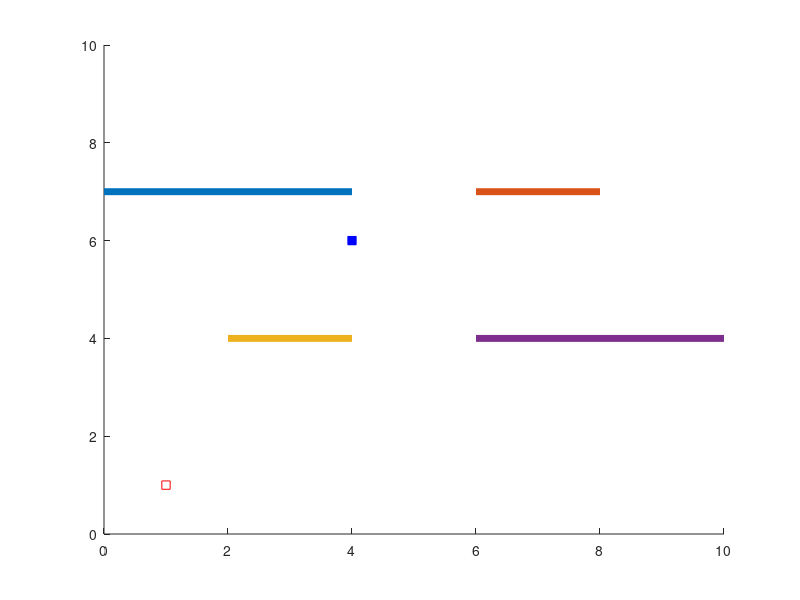

Source code (MATLAB):
clc             % Clear command window
clear           % Clear workspace

% The Starting Point Of The Robot
X_Start = 1;
Y_Start = 1;

% The Target Point Of The Robot (Destination)
X_Target = 4;
Y_Target = 6;

% Block Coordinates
a = [0 4];
b = [6 8];
y1 = [7 7];

c = [2 4];
d = [6 10];
y2 = [4 4];

hold on
plot(a,y1,'linewidth',5, 'MarkerSize',2);
plot(b,y1,'linewidth',5, 'MarkerSize',2);

plot(c,y2,'linewidth',5, 'MarkerSize',2);
plot(d,y2,'linewidth',5, 'MarkerSize',2);

plot(X_Start,Y_Start,'rs');
plot(X_Target,Y_Target,'rs','MarkerFaceColor','Blue','MarkerEdgeColor','Blue');

axis([0 10 0 10])

% The Number Of Robot Steps
n=3;
